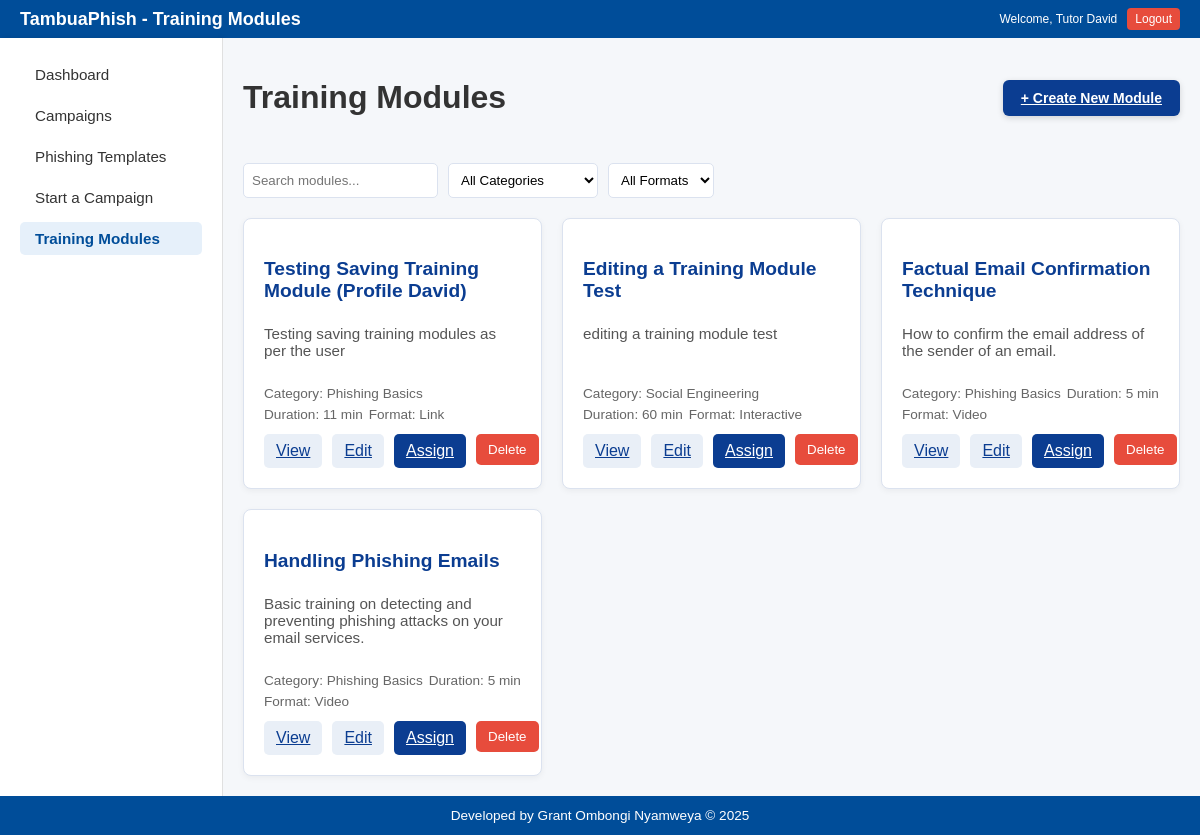
The app's page /training-modules (signed in) with its own data.
### models.py (models this page shows)
class TrainingModule(db.Model):
    id = db.Column(db.Integer, primary_key=True)
    title = db.Column(db.String(150), nullable=False)
    description = db.Column(db.Text, nullable=False)
    category = db.Column(db.String(100), nullable=False)
    format = db.Column(db.String(50), nullable=False)
    duration = db.Column(db.Integer, nullable=False)
    content = db.Column(db.Text, nullable=False)  # stores links/materials
    created_at = db.Column(db.DateTime, default=datetime.utcnow)
    user_id = db.Column(db.Integer, db.ForeignKey('user.id'), nullable=False)
    user = db.relationship("User", back_populates="modules")

### routes.py (the view)
@routes_bp.route('/training-modules')
def training_modules():
    if 'username' not in session or 'user_id' not in session:
        return redirect(url_for('routes.login'))
    user = User.query.filter_by(username=session['username']).first()
    modules = TrainingModule.query.filter_by(user_id=session['username']).all()
    return render_template(
        'training_modules.html',
        username=session['username'],
        modules=modules
    )

### templates/training_modules.html (shortened to what this page needs)
<!DOCTYPE html>
<html lang="en">
<head>
  <link rel="stylesheet" href="{{ url_for('static', filename='training_modules.css') }}"/>
</head>
<body>
  <header class="main-header">
    <div class="header-left">
      <h1>TambuaPhish - Training Modules</h1>
    </div>
    <div class="header-right">
      <p>Welcome, {{ username }}</p>
      <a href="/logout" class="logout-button">Logout</a>
    </div>
  </header>
  <div class="dashboard-wrapper">
    <aside class="sidebar">
      <nav>
        <ul>
          <li><a href="{{url_for('routes.dashboard')}}">Dashboard</a></li>
          <li><a href="{{url_for('routes.campaigns')}}">Campaigns</a></li>
          <li><a href="{{url_for('routes.phishing_templates')}}">Phishing Templates</a></li>
          <li><a href="{{url_for('routes.start_a_campaign')}}">Start a Campaign</a></li>
          <li><a href="{{url_for('routes.training_modules')}}" class="active">Training Modules</a></li>
        </ul>
      </nav>
    </aside>
    <main class="main-content">
      <div class="modules-header">
        <h1>Training Modules</h1>
        <a href="{{ url_for('routes.create_training_module') }}" class="btn-create">+ Create New Module</a>
      </div>
      <div class="filters">
        <input type="text" id="searchInput" placeholder="Search modules...">
        <select id="categoryFilter">
          <option value="">All Categories</option>
        </select>
        <select id="formatFilter">
          <option value="">All Formats</option>
        </select>
      </div>
      <div id="moduleList" class="modules-grid">
        {% for module in modules %}
        <div class="module-card" data-category="{{ module.category }}" data-format="{{ module.format }}">
          <h3>{{ module.title }}</h3>
          <p>{{ module.description }}</p>
          <div class="tags">
            <span>Category: {{ module.category }}</span>
            <span>Duration: {{ module.duration }} min</span>
            <span>Format: {{ module.format }}</span>
          </div>
          <div class="card-actions">
            <a href="{{ url_for('routes.view_training_module', module_id=module.id) }}" class="secondary-btn">View</a>
            <a href="{{ url_for('routes.edit_training_module', module_id=module.id) }}" class="secondary-btn">Edit</a>
            <a href="{{ url_for('routes.assign_training_module', module_id=module.id) }}" class="primary-btn">Assign</a>
            <form action="{{ url_for('routes.delete_training_module', module_id=module.id) }}"
                  method="POST"
                  style="display:inline;">
              <button type="submit" class="delete-btn"
                      onclick="return confirm('Are you sure you want to delete this module?');">
                Delete
              </button>
            </form>
          </div>
        </div>
        {% endfor %}
      </div>
    </main>
  </div>
  <footer>
    <p>Developed by Grant Ombongi Nyamweya &copy; 2025</p>
  </footer>
</body>
</html>

### static/training_modules.css (style rules this page uses)
body { margin: 0; font-family: Arial, sans-serif; background-color: #f2f7fb; color: #333; display: flex; flex-direction: column; min-height: 100vh; }
.dashboard-wrapper { display: flex; flex-grow: 1; }
.sidebar { width: 182px; background-color: #ffffff; padding: 20px; box-shadow: 2px 0 5px rgba(0, 0, 0, 0.1); border-right: 1px solid #e0e0e0; flex-shrink: 0; }
.sidebar nav ul { list-style: none; padding: 0; margin: 0; }
.sidebar nav ul li { margin-bottom: 8px; }
.sidebar nav ul li a { text-decoration: none; color: #333; display: block; padding: 8px 15px; border-radius: 5px; transition: background-color 0.3s ease, color 0.3s ease; font-size: 0.95rem; }
.sidebar nav ul li a:hover, .sidebar nav ul li a.active { background-color: #e6f0fa; color: #004d99; font-weight: bold; }
.main-header { display: flex; justify-content: space-between; align-items: center; background: #004d99; color: white; padding: 8px 20px; }
.header-left h1 { margin: 0; font-size: 18px; }
.header-right { display: flex; align-items: center; gap: 10px; font-size: 12px; }
.header-right p { margin: 0; }
.logout-button { background-color: #e74c3c; color: white; text-decoration: none; padding: 4px 8px; font-size: 12px; border-radius: 4px; transition: background-color 0.2s; }
.main-content { flex: 1; padding: 20px; background-color: #f5f7fa; display: flex; flex-direction: column; }
.modules-header { display: flex; justify-content: space-between; align-items: center; margin-bottom: 25px; }
.btn-create { background-color: #0b3d91; color: white; border: none; padding: 10px 18px; border-radius: 6px; cursor: pointer; font-size: 14px; font-weight: bold; box-shadow: 0px 2px 6px rgba(0,0,0,0.15); transition: background-color 0.2s ease-in-out; }
.filters { display: flex; flex-wrap: wrap; gap: 10px; margin-bottom: 20px; }
.filters input, .filters select { padding: 8px; border: 1px solid #dbe2ef; border-radius: 5px; background-color: white; }
.modules-grid { display: grid; grid-template-columns: repeat(auto-fill, minmax(280px, 1fr)); gap: 20px; }
.module-card { background-color: #fff; border: 1px solid #dbe2ef; border-radius: 8px; padding: 20px; box-shadow: 0 2px 6px rgba(0,0,0,0.05); display: flex; flex-direction: column; transition: transform 0.15s ease-in-out; }
.module-card h3 { font-size: 1.2rem; margin-bottom: 8px; color: #0b3d91; }
.module-card p { flex-grow: 1; font-size: 0.95rem; color: #555; }
.tags { font-size: 0.85rem; color: #666; display: flex; flex-wrap: wrap; gap: 6px; margin: 12px 0; }
.card-actions { display: flex; gap: 10px; }
.primary-btn { background-color: #0b3d91; color: #fff; border: none; padding: 8px 12px; border-radius: 5px; cursor: pointer; }
.secondary-btn { background-color: #e9eff7; color: #0b3d91; border: none; padding: 8px 12px; border-radius: 5px; cursor: pointer; }
footer { text-align: center; padding: 0.75rem 1rem; background-color: #004d99; color: white; margin-top: auto; }
footer p { font-size: 0.85rem; margin: 0; }
.delete-btn { background-color: #e74c3c; color: #fff; border: none; padding: 8px 12px; border-radius: 5px; cursor: pointer; transition: background-color 0.2s ease-in-out; }

### records on screen
TrainingModule: title "Testing Saving Training Module (Profile David)", description "Testing saving training modules as per the user", category "Phishing Basics", duration "11", format "Link"
TrainingModule: title "Editing a Training Module Test", description "editing a training module test", category "Social Engineering", duration "60", format "Interactive"
TrainingModule: title "Factual Email Confirmation Technique", description "How to confirm the email address of the sender of an email.", category "Phishing Basics", duration "5", format "Video"
TrainingModule: title "Handling Phishing Emails", description "Basic training on detecting and preventing phishing attacks on your email services.", category "Phishing Basics", duration "5", format "Video"

### other values on screen
{{ username }} "Tutor David"
